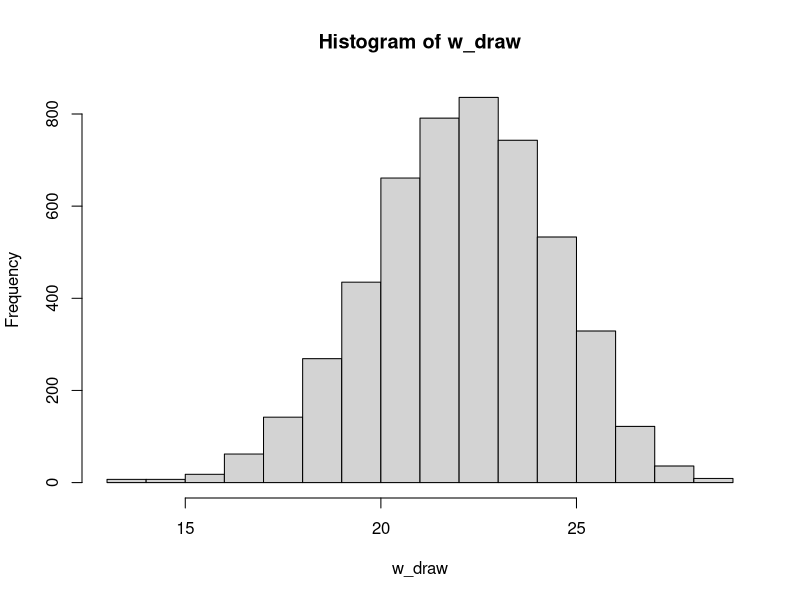
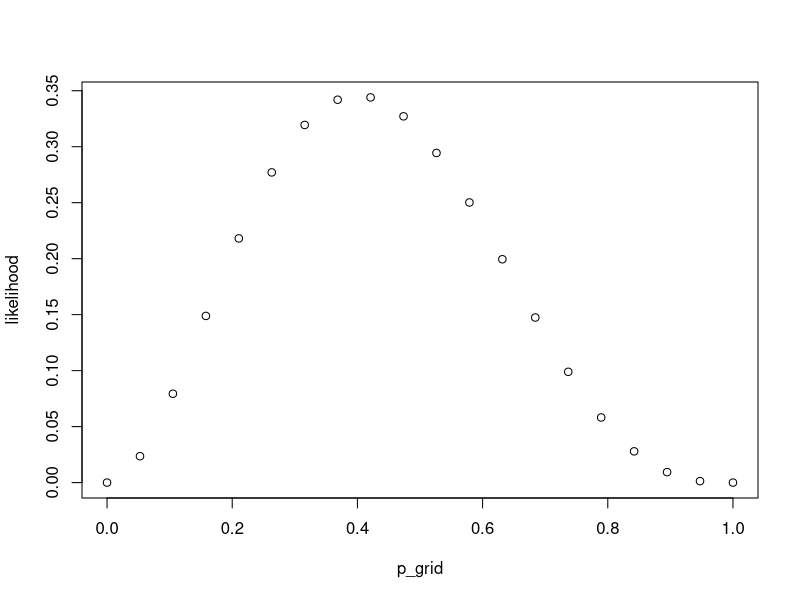
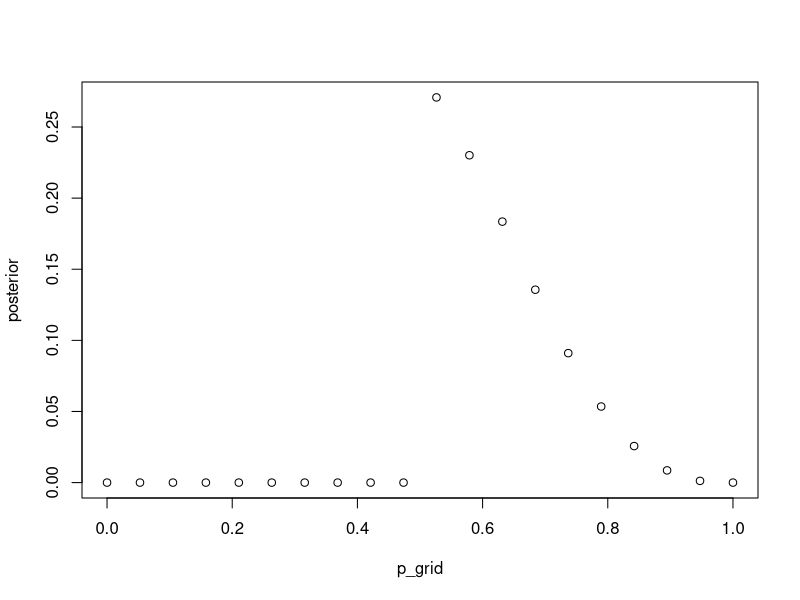
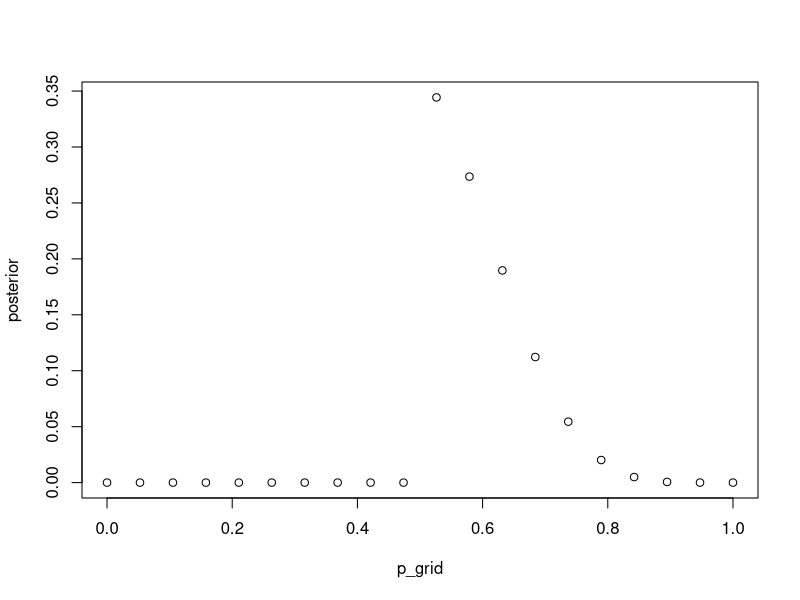

These figures' R source, in order:
## Globe tossing model

# probability of 5 waters, 3 lands if p=0.7
dbinom(x=5, size=8, prob=0.7)

# what does binomial look like when you draw lots of data??
w_draw <- rbinom(n=5000, size=30, prob=0.75)
hist(w_draw)

## Grid Approximation ---------------------

# define grid
p_grid <- seq( from=0, to=1, length.out = 20 )
p_grid

# define (uninformative) prior
prior <- rep(1, 20)
prior

# prior with all the mass > 0.5
prior <- c(rep(0,10), rep(1, 10))

# compute the likelihood
likelihood <- dbinom(x=2, size=5, prob=p_grid)

plot(p_grid, likelihood)

# do bayes rule
unstd.posterior <- prior * likelihood

# standardized posterior
posterior <- unstd.posterior / sum(unstd.posterior)

# plot the posterior!
plot(p_grid, posterior)

## A new experimenter comes along --------------

# NEW prior based on the earlier experiment
prior <- posterior

# NEW likelihood
likelihood <- dbinom(x=3, size=6, prob=p_grid )

# NEW posterior
unstd.posterior <- prior * likelihood
posterior <- unstd.posterior / sum(unstd.posterior)
plot(p_grid, posterior)


## Here's why grid approximation breaks in higher dimensions -------

grid_size <- 20

grid_size^2

grid_size ^ 3

grid_size ^ 10
